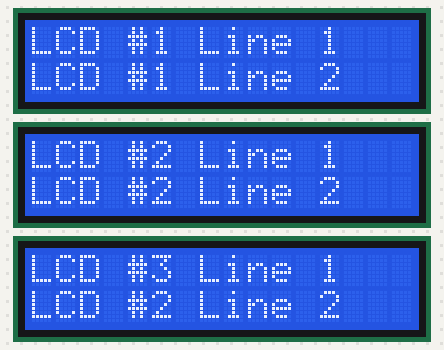
Simulated run of this sketch. Board: Arduino Uno, built with avr-gcc and run on an emulated ATmega328P. On the bench: 3 × 16×2 character LCD. What the sketch prints to the serial monitor is not drawn.

Above: at 0.3 s.
At 1.4 s:
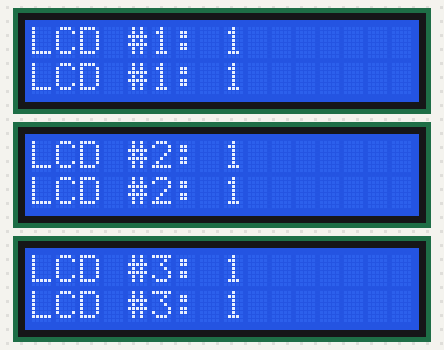
At 10.4 s:
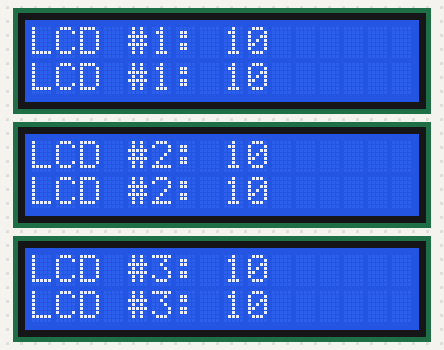
At 19.4 s:
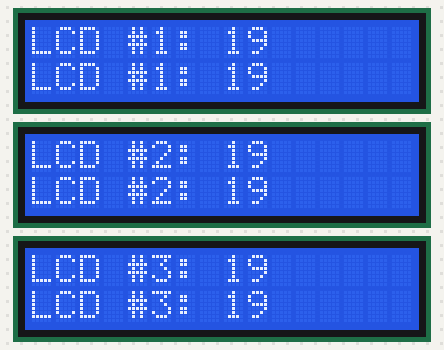
At 28.4 s:
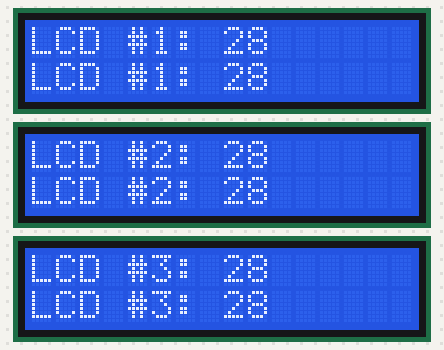
At 38.4 s:
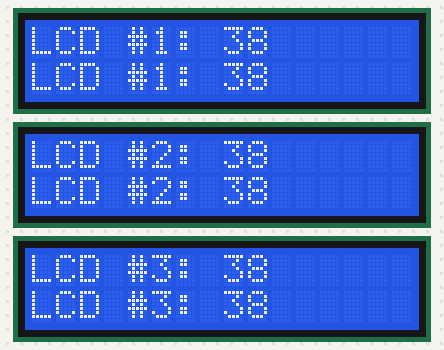

The sketch:

lcddisplaytest.ino
```cpp
// #include <Wire.h>  // library for I2C protocol
 #include <LiquidCrystal_I2C.h> // library for I2C LCD
 LiquidCrystal_I2C lcd(0x25,16,2); // set the LCD address to 0x27 for a 16 chars and 2 line display
 LiquidCrystal_I2C lcd2(0x26,16,2);
 LiquidCrystal_I2C lcd3(0x27,16,2);


unsigned long startTime = 0;        // millis counter
unsigned long displaychange = 0;
unsigned long bootsecs = 0;

int counter = 0;
int counter2 = 1;
int counter3 = 2;


 void setup()  {
  Serial.begin(9600);
  Serial.println("booted");
  millis();


//  lcd.begin(16,2);
//  lcd2.begin(16,2);
//  lcd3.begin(16,2);

  lcd.init();
  lcd2.init();
  lcd3.init();

  lcd.backlight();
  lcd2.backlight();
  lcd3.backlight();

  lcd.clear();
  lcd2.clear();
  lcd3.clear();
  lcd.setCursor(0,0);
  lcd2.setCursor(0,0);
  lcd3.setCursor(0,0);

  lcd.print("LCD #1 Line 1");
  lcd2.print("LCD #2 Line 1");
  lcd3.print("LCD #3 Line 1");

  lcd.setCursor(0,1);
  lcd2.setCursor(0,1);
  lcd3.setCursor(0,1);

  lcd.print("LCD #1 Line 2");
  lcd2.print("LCD #2 Line 2");
  lcd3.print("LCD #2 Line 2");
  delay(1000);

  lcd.clear();
  lcd2.clear();
  lcd3.clear();

  lcd.setCursor(0,0);
  lcd2.setCursor(0,0);
  lcd3.setCursor(0,0);
  lcd.print("LCD #1: ");
  lcd2.print("LCD #2: ");
  lcd3.print("LCD #3: ");

  lcd.setCursor(0,1);
  lcd2.setCursor(0,1);
  lcd3.setCursor(0,1);
  lcd.print("LCD #1: ");
  lcd2.print("LCD #2: ");
  lcd3.print("LCD #3: ");
 }


 void loop()  {

  startTime = millis();
  bootsecs = startTime / 1000;  // convert startTime to seconds

  if (startTime >= displaychange){
    displaychange = startTime + 1000;

    lcd.setCursor(8,0);
    lcd2.setCursor(8,0);
    lcd3.setCursor(8,0);
    lcd.print(bootsecs);
    lcd2.print(bootsecs);
    lcd3.print(bootsecs);

    lcd.setCursor(8,1);
    lcd2.setCursor(8,1);
    lcd3.setCursor(8,1);
    lcd.print(bootsecs);
    lcd2.print(bootsecs);
    lcd3.print(bootsecs);
  }


 }
```

Measured:
- what the display in image 1 shows lasts 1.0 s, from 1.3 s to 2.3 s
